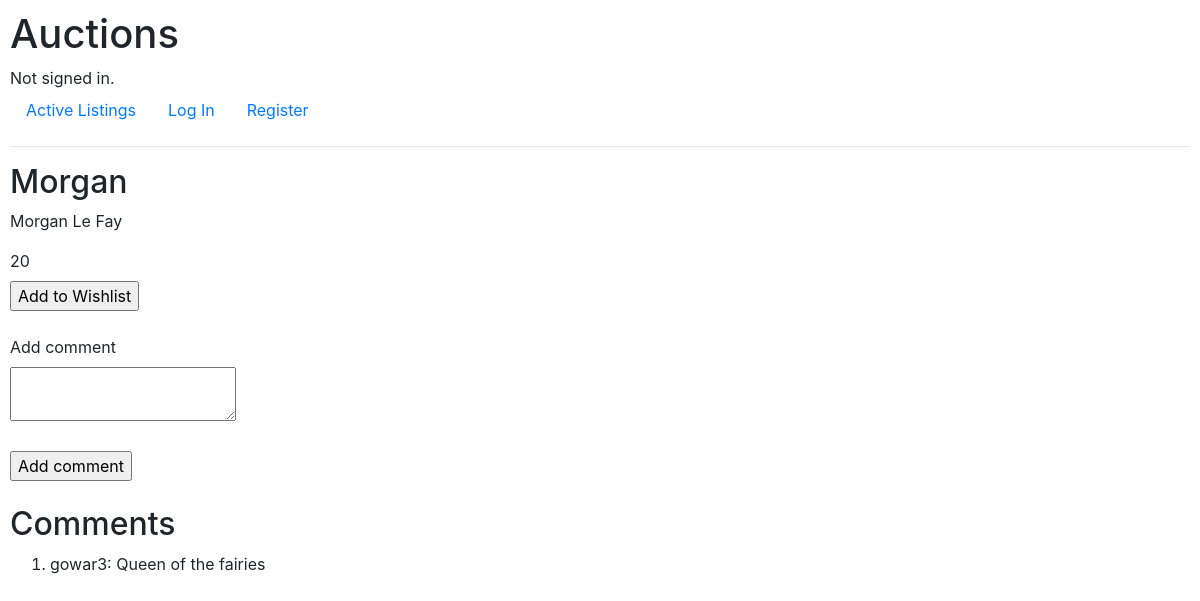
The page /auctions/Morgan on the database its author committed.
### auctions/models.py (models this page shows, shortened)
class Listing(models.Model):
    title = models.CharField(max_length=64)
    description = models.CharField(max_length=64)
    price = models.IntegerField()

class Comment(models.Model):
    poster = models.CharField(max_length=64, default="Anonymous")
    comment = models.CharField(max_length=128)
    listings = models.ManyToManyField(Listing, blank=True, related_name= "comments")
    def __str__(self):
        return f"{self.poster}: {self.comment}"

### auctions/views.py (the view)
# urls.py: path("<str:listing>", views.listing, name="listing"),
def listing(request, listing):
    if "comments" not in request.session:
        request.session["comments"] = ()
    listing = Listing.objects.get(title = listing)
    if request.method == "POST":
        comment = request.POST["comment"]
        username = request.POST["username"]
        new_comment = Comment.objects.create(poster=username, comment=comment)
        new_comment.listings.add(listing)
    return render(request, "auctions/listing.html", {
        "listing": listing,
        "comments": listing.comments.all()
    })

### auctions/templates/auctions/listing.html (shortened to what this page needs)
{% extends 'auctions/layout.html' %}
{% block body %}
    <form action= "{% url 'wishlist' user.username %}" method = "post">
        <h2>{{ listing.title }}</h2>
        <p>{{ listing.description }}</p>
        <label>{{ listing.price }}</label>
        <br>
        <input type= "submit" value= "Add to Wishlist">
    </form>
    <br>
    <form action= "{% url 'listing' listing.title %}" method = "post">
        <label for="add_comment">Add comment</label>
        <br>
        <textarea id="add_comment" name="comment"></textarea>
        <br>
        <br>
        <input type="submit" value= "Add comment">
    </form>
    <br>
    <h2>Comments</h2>
    <ol>
    {% for comment in comments %}
        <li>{{ comment }}</li>
    {% endfor %}
    </ol>
{% endblock %}

### auctions/static/auctions/styles.css (style rules this page uses)
body { padding: 10px; }

### rows shown on the page
Listing: title "Morgan", description "Morgan Le Fay", price "20"
Comment: poster+comment "gowar3: Queen of the fairies"
